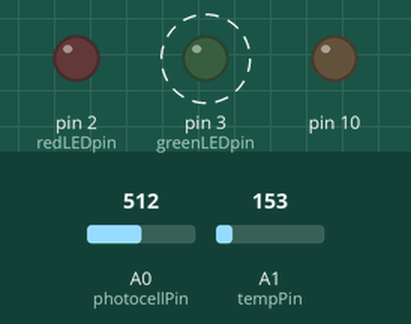
A sketch run on a simulated Arduino Uno, built with avr-gcc and run on an emulated ATmega328P. On the bench: output pins drawn as LEDs (lit = HIGH). Dashed ring = blinking. The test bench sets the inputs (shaded band); at power-on: A0 (photocellPin) = 512, A1 (tempPin) = 153. The local clock reads 2024-03-15 10:24:30 at power-on unless the sketch sets it; storage starts empty; what the sketch prints to the serial monitor is not drawn.

Above: at 1.8 s.
1.9 s: A0 (photocellPin) set to 0
Timing chart, 0 to 10.9 s (numbered marks = the images above; inputs shaded):
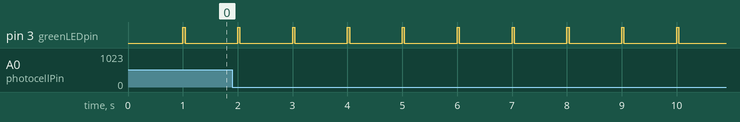

Measured:
- by itself, pin 3 (greenLEDpin): alternates HIGH for 0.04 s and LOW for 0.96 s

The sketch:

sd_test.ino
```cpp
#include <SD.h>
#include <Wire.h>
#include "RTClib.h"

// A simple data logger for the Arduino analog pins

// how many milliseconds between grabbing data and logging it. 1000 ms is once a second
#define LOG_INTERVAL 1000 // mills between entries (reduce to take more/faster data)

// how many milliseconds before writing the logged data permanently to disk
// set it to the LOG_INTERVAL to write each time (safest)
// set it to 10*LOG_INTERVAL to write all data every 10 datareads, you could lose up to
// the last 10 reads if power is lost but it uses less power and is much faster!
#define SYNC_INTERVAL 1000 // mills between calls to flush() - to write data to the card
uint32_t syncTime = 0; // time of last sync()

#define ECHO_TO_SERIAL 1 // echo data to serial port
#define WAIT_TO_START 0 // Wait for serial input in setup()

// the digital pins that connect to the LEDs
#define redLEDpin 2
#define greenLEDpin 3

// The analog pins that connect to the sensors
#define photocellPin 0 // analog 0
#define tempPin 1 // analog 1
#define BANDGAPREF 14 // special indicator that we want to measure the bandgap

#define aref_voltage 3.3 // we tie 3.3V to ARef and measure it with a multimeter!
#define bandgap_voltage 1.1 // this is not super guaranteed but its not -too- off

RTC_DS1307 RTC; // define the Real Time Clock object

// for the data logging shield, we use digital pin 10 for the SD cs line
const int chipSelect = 10;

// the logging file
File logfile;

void error(const char *str)
{
    Serial.print("error: ");
    Serial.println(str);

    // red LED indicates error
    digitalWrite(redLEDpin, HIGH);

    while(1)
    {}

}


void setup(void)
{
    int bp;

    Serial.begin(115200);
    Serial.println();

    bp=0;

    // use debugging LEDs
    pinMode(redLEDpin, OUTPUT);
    pinMode(greenLEDpin, OUTPUT);

#if WAIT_TO_START
    Serial.println("Type any character to start");
    while (!Serial.available());
#endif //WAIT_TO_START

    // initialize the SD card
    Serial.print("Initializing SD card...");
    // make sure that the default chip select pin is set to
    // output, even if you don't use it:
    pinMode(10, OUTPUT);

    // see if the card is present and can be initialized:
    if (!SD.begin(chipSelect)) {
        error((char*) "Card failed, or not present");
    }
    Serial.println("card initialized.");


    bp=1;

    // create a new file
    char filename[] = "LOGGER00.CSV";
    for (uint8_t i = 0; i < 100; i++) {
        filename[6] = i/10 + '0';
        filename[7] = i%10 + '0';
        if ( SD.exists(filename)) {
            Serial.print("File already existed: ");
            Serial.println(filename);
            delay(1000);
            continue;
        }


        // only open a new file if it doesn't exist
        logfile = SD.open(filename, O_WRITE|O_SYNC|O_CREAT);

        if (! logfile) {
            Serial.println("couldnt create file ");
            Serial.println(filename);
            logfile.close();
            delay(1000);
            continue;
        }

        Serial.print("Logging to: ");
        Serial.println(filename);
        break; // leave the loop!

    }

    if (! logfile) {
        error( (char*) "couldnt create file");
    }


    // connect to RTC
    Wire.begin();
    if (!RTC.begin()) {
        logfile.println("RTC failed");
#if ECHO_TO_SERIAL
        Serial.println("RTC failed");
#endif //ECHO_TO_SERIAL
    }


    logfile.println("millis,stamp,datetime,light,temp,vcc");
#if ECHO_TO_SERIAL
    Serial.println("millis,stamp,datetime,light,temp,vcc");
#endif //ECHO_TO_SERIAL

    // If you want to set the aref to something other than 5v
    analogReference(EXTERNAL);
}

void loop(void)
{
    DateTime now;

    // delay for the amount of time we want between readings
    delay((LOG_INTERVAL -1) - (millis() % LOG_INTERVAL));

    digitalWrite(greenLEDpin, HIGH);

    // log milliseconds since starting
    uint32_t m = millis();
    logfile.print(m); // milliseconds since start
    logfile.print(", ");
#if ECHO_TO_SERIAL
    Serial.print(m); // milliseconds since start
    Serial.print(", ");
#endif

    // fetch the time
    now = RTC.now();
    // log time
    logfile.print(now.unixtime()); // seconds since 1/1/1970
    logfile.print(", ");
    logfile.print('"');
    logfile.print(now.year(), DEC);
    logfile.print("/");
    logfile.print(now.month(), DEC);
    logfile.print("/");
    logfile.print(now.day(), DEC);
    logfile.print(" ");
    logfile.print(now.hour(), DEC);
    logfile.print(":");
    logfile.print(now.minute(), DEC);
    logfile.print(":");
    logfile.print(now.second(), DEC);
    logfile.print('"');
#if ECHO_TO_SERIAL
    Serial.print(now.unixtime()); // seconds since 1/1/1970
    Serial.print(", ");
    Serial.print('"');
    Serial.print(now.year(), DEC);
    Serial.print("/");
    Serial.print(now.month(), DEC);
    Serial.print("/");
    Serial.print(now.day(), DEC);
    Serial.print(" ");
    Serial.print(now.hour(), DEC);
    Serial.print(":");
    Serial.print(now.minute(), DEC);
    Serial.print(":");
    Serial.print(now.second(), DEC);
    Serial.print('"');
#endif //ECHO_TO_SERIAL

    analogRead(photocellPin);
    delay(10);
    int photocellReading = analogRead(photocellPin);

    analogRead(tempPin);
    delay(10);
    int tempReading = analogRead(tempPin);

    // converting that reading to voltage, for 3.3v arduino use 3.3, for 5.0, use 5.0
    float voltage = tempReading * aref_voltage / 1024;
    float temperatureC = (voltage - 0.5) * 100 ;
    float temperatureF = (temperatureC * 9 / 5) + 32;

    logfile.print(", ");
    logfile.print(photocellReading);
    logfile.print(", ");
    logfile.print(temperatureF);
#if ECHO_TO_SERIAL
    Serial.print(", ");
    Serial.print(photocellReading);
    Serial.print(", ");
    Serial.print(temperatureF);
#endif //ECHO_TO_SERIAL

    // Log the estimated 'VCC' voltage by measuring the internal 1.1v ref
    analogRead(BANDGAPREF);
    delay(10);
    int refReading = analogRead(BANDGAPREF);
    float supplyvoltage = (bandgap_voltage * 1024) / refReading;

    logfile.print(", ");
    logfile.print(supplyvoltage);
#if ECHO_TO_SERIAL
    Serial.print(", ");
    Serial.print(supplyvoltage);
#endif // ECHO_TO_SERIAL

    logfile.println();
#if ECHO_TO_SERIAL
    Serial.println();
#endif // ECHO_TO_SERIAL

    digitalWrite(greenLEDpin, LOW);

    // Now we write data to disk! Don't sync too often - requires 2048 bytes of I/O to SD card
    // which uses a bunch of power and takes time
    if ((millis() - syncTime) < SYNC_INTERVAL) return;
    syncTime = millis();

    // blink LED to show we are syncing data to the card & updating FAT!
    digitalWrite(redLEDpin, HIGH);
    logfile.flush();
    digitalWrite(redLEDpin, LOW);

}
```
